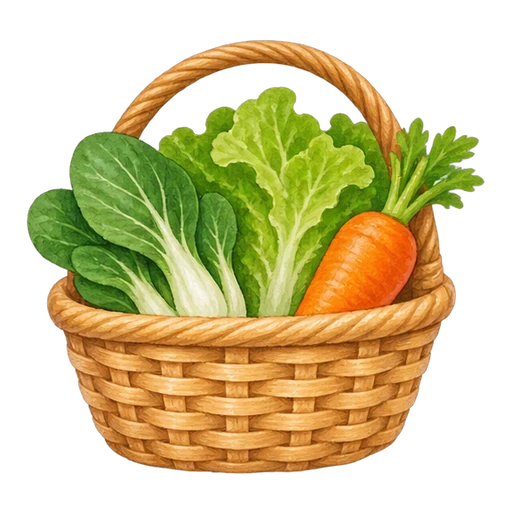
#> input picture assets/basket.webp, 512 x 512 px
$ python make_icons.py ../assets/basket.webp ../assets/cabbage.webp
#> lines starting #> are read from the running program, lines starting #| are printed output that depends on the picture; after the words box and inside, x2 and y2 are one past the last pixel; in counts of white or black regions, pixels touching at a corner belong together
import sys, os
from PIL import Image
basket, out = sys.argv[1], sys.argv[2]
b = Image.open(basket).convert("RGBA")
#> b is the input picture: PIL image 512x512 RGBA; mean R, G, B, A 92.6, 80.1, 31, 129.1
BG = (227,238,213,255)  # #E3EED5
def icon(size, scale, bg=BG):
#> called with size = 1024, scale = 0.8, bg = (227, 238, 213, 255)
    c = Image.new("RGBA",(size,size),bg)
    s = int(size*scale); bb = b.resize((s,s), Image.LANCZOS)
    c.alpha_composite(bb, ((size-s)//2,(size-s)//2)); return c
os.makedirs(f"{out}/ios", exist_ok=True); os.makedirs(f"{out}/android", exist_ok=True)
# iOS: single 1024 opaque, no alpha
icon(1024,0.80).convert("RGB").save(f"{out}/ios/AppIcon-1024.png")
# Android legacy + round + adaptive foreground (108dp canvas, art within 66dp safe zone)
dens = {"mdpi":1,"hdpi":1.5,"xhdpi":2,"xxhdpi":3,"xxxhdpi":4}
#> dens = {'mdpi': 1, 'hdpi': 1.5, 'xhdpi': 2, 'xxhdpi': 3, 'xxxhdpi': 4}
for d,f in dens.items():
    p=f"{out}/android/mipmap-{d}"; os.makedirs(p,exist_ok=True)
    L=int(48*f); icon(L,0.80).save(f"{p}/ic_launcher.png")
    r=icon(L,0.72); m=Image.new("L",(L,L),0)
    from PIL import ImageDraw; ImageDraw.Draw(m).ellipse((0,0,L-1,L-1),fill=255)
    rr=Image.new("RGBA",(L,L),(0,0,0,0)); rr.paste(r,(0,0),m); rr.save(f"{p}/ic_launcher_round.png")
    F=int(108*f); icon(F,0.58,(0,0,0,0)).save(f"{p}/ic_launcher_foreground.png")
#> this loop made 5 passes
#> (d, f, L, F) on passes 1 to 5: ('mdpi', 1, 48, 108), ('hdpi', 1.5, 72, 162), ('xhdpi', 2, 96, 216), ('xxhdpi', 3, 144, 324), ('xxxhdpi', 4, 192, 432)
#> pass 1, in icon (call 2), `c = Image.new("RGBA",(size,size),bg)`:
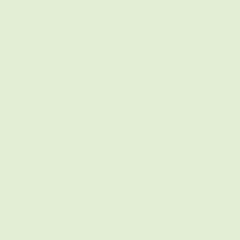
#> c: PIL image 48x48 RGBA (shown 5 times larger); mean R, G, B, A 227, 238, 213, 255
#> pass 1, `L = int(48 * f)`:
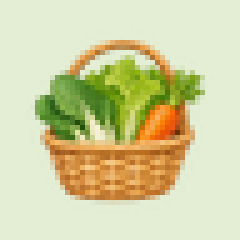
#> saved as ic_launcher.png: PIL image 48x48 RGBA (shown 5 times larger); mean R, G, B, A 209.2, 209.1, 162.6, 255
#> pass 1, in icon (call 3), `bb = b.resize((s, s), Image.LANCZOS)`:
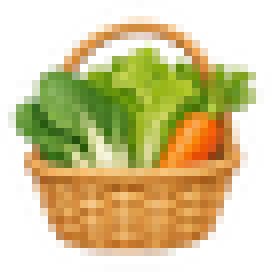
#> bb: PIL image 34x34 RGBA (shown 8 times larger); mean R, G, B, A 115.2, 97.4, 36.4, 129.5; transparent parts drawn white
#> after the loop:
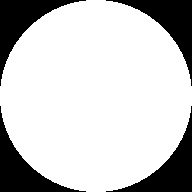
#> m: PIL image 192x192 L; 78.5% white; 4 black regions, box (x1, y1, x2, y2) and area: (0, 0, 86, 86) 1980, (106, 0, 192, 86) 1980, (0, 106, 86, 192) 1980, (106, 106, 192, 192) 1980
#> after the loop:
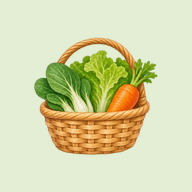
#> r: PIL image 192x192 RGBA; mean R, G, B, A 212.1, 214.1, 171.4, 255
#> after the loop:
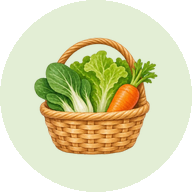
#> rr: PIL image 192x192 RGBA; mean R, G, B, A 163.4, 163, 125.7, 200.2; transparent parts drawn white
icon(512,0.80).convert("RGB").save(f"{out}/android/playstore-512.png")
#> in icon (call 17), `c.alpha_composite(bb, ((size - s) // 2, (size - s) // 2))`:
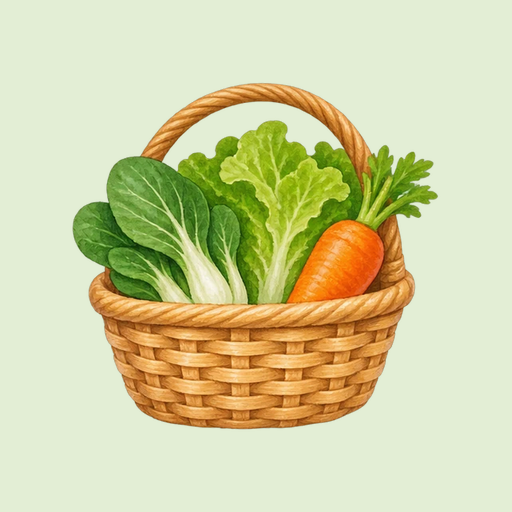
#> c: PIL image 512x512 RGBA; mean R, G, B, A 208.6, 208.5, 161.7, 255
print("ok")

$ run again, on assets/pork_belly.webp
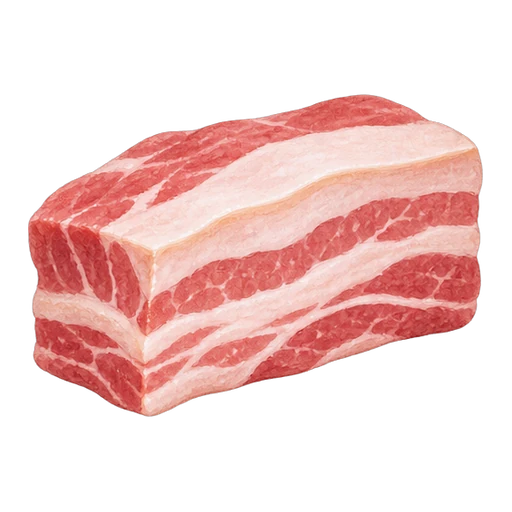
#> input picture assets/pork_belly.webp, 512 x 512 px
#> b is the input picture: PIL image 512x512 RGBA; mean R, G, B, A 97.7, 64, 61.2, 103.1
#> dens = {'mdpi': 1, 'hdpi': 1.5, 'xhdpi': 2, 'xxhdpi': 3, 'xxxhdpi': 4}
#> the loop `for d,f in dens.items():` made 5 passes
#> (d, f, L, F) on passes 1 to 5: ('mdpi', 1, 48, 108), ('hdpi', 1.5, 72, 162), ('xhdpi', 2, 96, 216), ('xxhdpi', 3, 144, 324), ('xxxhdpi', 4, 192, 432)
#> after the loop `for d,f in dens.items():`:
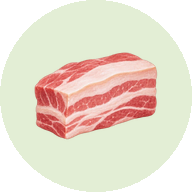
#> rr: PIL image 192x192 RGBA; mean R, G, B, A 178.2, 168, 152.2, 200.2; transparent parts drawn white
#> bb: PIL image 409x409 RGBA
#> in icon (call 17), `c.alpha_composite(bb, ((size - s) // 2, (size - s) // 2))`:
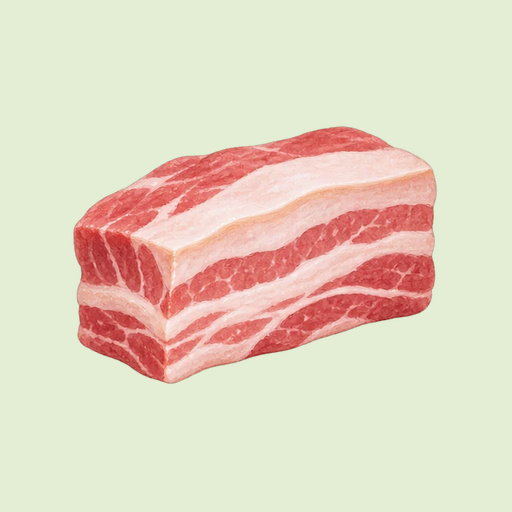
#> c: PIL image 512x512 RGBA; mean R, G, B, A 227, 214.7, 194.5, 255

$ run again, on assets/shrimp.webp
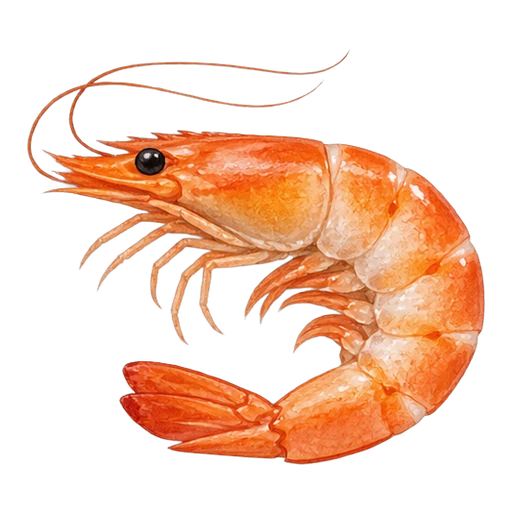
#> input picture assets/shrimp.webp, 512 x 512 px
#> b is the input picture: PIL image 512x512 RGBA; mean R, G, B, A 85.6, 49, 28.6, 80.8
#> dens = {'mdpi': 1, 'hdpi': 1.5, 'xhdpi': 2, 'xxhdpi': 3, 'xxxhdpi': 4}
#> the loop `for d,f in dens.items():` made 5 passes
#> (d, f, L, F) on passes 1 to 5: ('mdpi', 1, 48, 108), ('hdpi', 1.5, 72, 162), ('xhdpi', 2, 96, 216), ('xxhdpi', 3, 144, 324), ('xxxhdpi', 4, 192, 432)
#> after the loop `for d,f in dens.items():`:
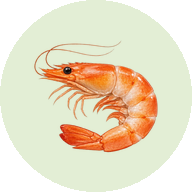
#> rr: PIL image 192x192 RGBA; mean R, G, B, A 178.5, 168.8, 143.7, 200.2; transparent parts drawn white
#> bb: PIL image 409x409 RGBA
#> in icon (call 17), `c.alpha_composite(bb, ((size - s) // 2, (size - s) // 2))`:
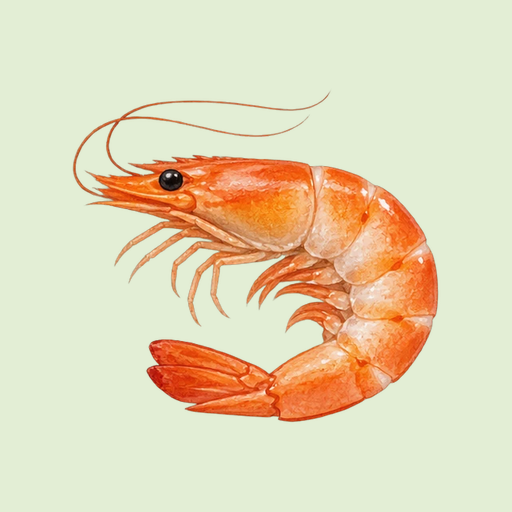
#> c: PIL image 512x512 RGBA; mean R, G, B, A 227.4, 215.8, 184.1, 255

$ run again, on assets/cabbage.png
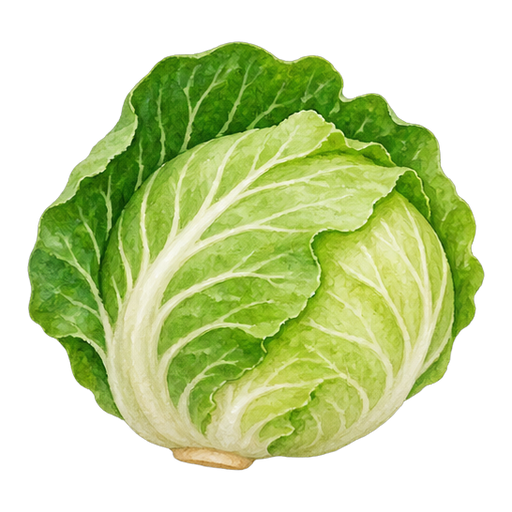
#> input picture assets/cabbage.png, 512 x 512 px
#> b is the input picture: PIL image 512x512 RGBA; mean R, G, B, A 82.1, 98.2, 43.3, 134.1
#> dens = {'mdpi': 1, 'hdpi': 1.5, 'xhdpi': 2, 'xxhdpi': 3, 'xxxhdpi': 4}
#> the loop `for d,f in dens.items():` made 5 passes
#> (d, f, L, F) on passes 1 to 5: ('mdpi', 1, 48, 108), ('hdpi', 1.5, 72, 162), ('xhdpi', 2, 96, 216), ('xxhdpi', 3, 144, 324), ('xxxhdpi', 4, 192, 432)
#> bb: PIL image 409x409 RGBA
#> in icon (call 17), `c.alpha_composite(bb, ((size - s) // 2, (size - s) // 2))`:
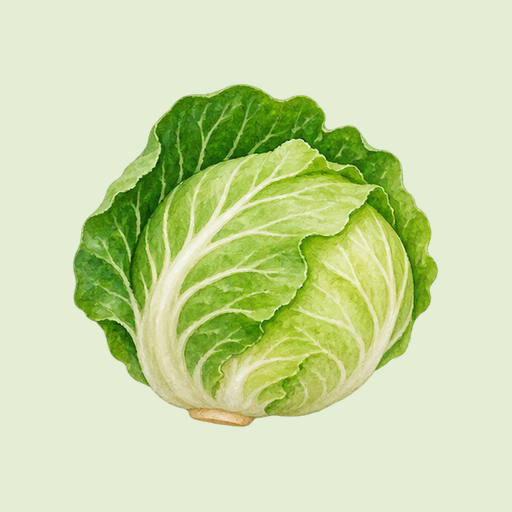
#> c: PIL image 512x512 RGBA; mean R, G, B, A 201.4, 218.8, 168.2, 255
